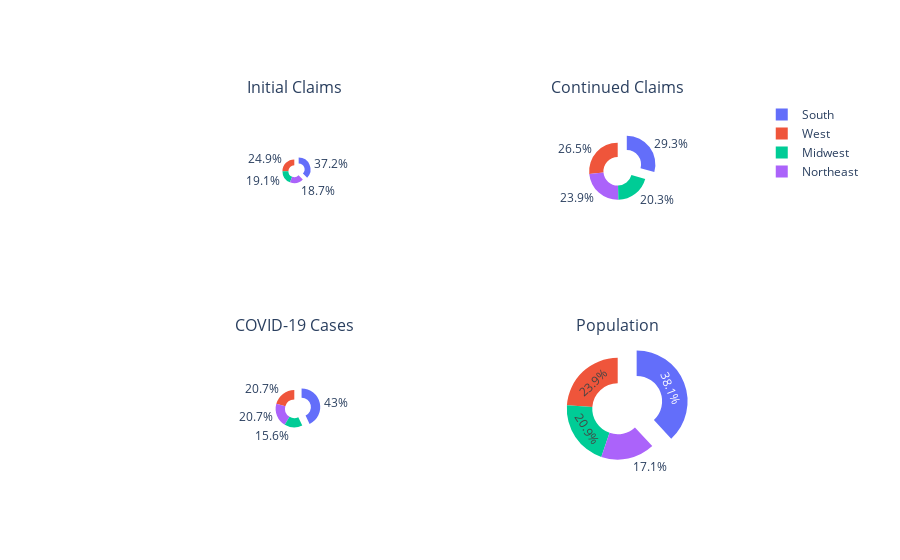

Notebook cell for this chart:
### Markdown cell above
## Initial claims vs continued claims vs Covid-19 cases vs  population - by region
DISCLAIMER: Initial and continued claims, and COVID-19 Cases have been scaled up *10 in the pie chart below because they were too small in comparison with the population.

### Code cell
data = df_statewise
#data = data[data['statename']=='California']

fig=make_subplots(rows=2,cols=2,
                 subplot_titles = ['Initial Claims','Continued Claims','COVID-19 Cases','Population'],
                 specs=[[{'type':'domain'}, {'type':'domain'}],[{'type':'domain'},{'type':'domain'}]])



fig.add_trace(go.Pie(labels=data['Region'],
                    values=data['Initial Claims']*10,name="Initial Cliams",scalegroup='one',pull=[0.4, 0, 0, 0],
                    hole=.5),1,1)
fig.add_trace(go.Pie(labels=data['Region'],
                    values=data['Continued Claims']*10,name="Conitued Claims",scalegroup='one',pull=[0.4, 0, 0, 0],
                    hole=.5),1,2)
fig.add_trace(go.Pie(labels=data['Region'],
                    values=data['cases']*10,name="COVID-19 Cases",scalegroup='one',pull=[0.4, 0, 0, 0],
                    hole=.5),2,1)
fig.add_trace(go.Pie(labels=data['Region'],
                    values=data['population'],name="Population",scalegroup='one',pull=[0.4, 0, 0, 0],
                    hole=.5),2,2)


fig.update_layout(height=700)
fig.show()

#fig.print_grid()

### Figure 1 — Plotly figure (JSON) as saved in the notebook; plotly's stock layout.template omitted (floating-point values rounded to 4 significant figures)
{"data": [{"domain": {"x": [0, 0.45], "y": [0.625, 1]}, "hole": 0.5, "labels": ["South", "West", "West", "South", "West", "West", "Northeast", "South", "South", "South", "West", "West", "Midwest", "Midwest", "Midwest", "Midwest", "South", "South", "Northeast", "South", "Northeast", "Midwest", "Midwest", "South", "Midwest", "West", "Midwest", "West", "Northeast", "Northeast", "West", "Northeast", "South", "Midwest", "Midwest", "South", "West", "Northeast", "Northeast", "South", "Midwest", "South", "South", "West", "Northeast", "South", "West", "South", "Midwest", "West"], "name": "Initial Cliams", "pull": [0.4, 0, 0, 0], "scalegroup": "one", "type": "pie", "values": [245900.0, 58760.0, 293900.0, 113800.0, 2497000.0, 186200.0, 176700.0, 45970.0, 1157000.0, 1133000.0, 110400.0, 67980.0, 562800.0, 330000.0, 149500.0, 126600.0, 393600.0, 298700.0, 65860.0, 288600.0, 425700.0, 643100.0, 317900.0, 150300.0, 278300.0, 49180, 62200.0, 206900.0, 87070.0, 520515, 71850.0, 1169000.0, 442100.0, 31720.0, 569500.0, 297500.0, 209300.0, 775400.0, 72850.0, 255300.0, 21550.0, 257900.0, 1094000.0, 76230.0, 30610.0, 358000.0, 562400.0, 70260.0, 298500.0, 21220.0]}, {"domain": {"x": [0.55, 1], "y": [0.625, 1]}, "hole": 0.5, "labels": ["South", "West", "West", "South", "West", "West", "Northeast", "South", "South", "South", "West", "West", "Midwest", "Midwest", "Midwest", "Midwest", "South", "South", "Northeast", "South", "Northeast", "Midwest", "Midwest", "South", "Midwest", "West", "Midwest", "West", "Northeast", "Northeast", "West", "Northeast", "South", "Midwest", "Midwest", "South", "West", "Northeast", "Northeast", "South", "Midwest", "South", "South", "West", "Northeast", "South", "West", "South", "Midwest", "West"], "name": "Conitued Claims", "pull": [0.4, 0, 0, 0], "scalegroup": "one", "type": "pie", "values": [921480, 281600.0, 1143000.0, 617000.0, 16060000.0, 1304000.0, 1612000.0, 268000.0, 4111000.0, 3891000.0, 593100.0, 317300.0, 4115390, 1244000.0, 974200.0, 553500.0, 1179000.0, 1628000.0, 469800.0, 1345000.0, 3245000.0, 4556000.0, 2333000.0, 750200.0, 1323000.0, 322260, 357700.0, 1646000.0, 533500.0, 3420000.0, 545900.0, 9261000.0, 2759000.0, 190800.0, 3524000.0, 837600.0, 1456000.0, 5349000.0, 477035, 1178000.0, 116690, 1645000.0, 6609000.0, 475700.0, 281700.0, 1989000.0, 3104000.0, 524800.0, 1648000.0, 96430.0]}, {"domain": {"x": [0, 0.45], "y": [0, 0.375]}, "hole": 0.5, "labels": ["South", "West", "West", "South", "West", "West", "Northeast", "South", "South", "South", "West", "West", "Midwest", "Midwest", "Midwest", "Midwest", "South", "South", "Northeast", "South", "Northeast", "Midwest", "Midwest", "South", "Midwest", "West", "Midwest", "West", "Northeast", "Northeast", "West", "Northeast", "South", "Midwest", "Midwest", "South", "West", "Northeast", "Northeast", "South", "Midwest", "South", "South", "West", "Northeast", "South", "West", "South", "Midwest", "West"], "name": "COVID-19 Cases", "pull": [0.4, 0, 0, 0], "scalegroup": "one", "type": "pie", "values": [837820, 34400, 1683070, 409680, 4872950, 458690, 495400, 146020, 4514150, 1635470, 18420, 198100, 1769670, 659180, 432850, 271770, 294790, 1128870, 38660, 868460, 1166840, 890260, 529870, 558040, 476700, 36950, 255470, 459280, 65130, 1824750, 201360, 4183020, 1181000, 62310, 878930, 346050, 178050, 1149840, 188000, 858460, 86410, 981450, 4213430, 393370, 14060, 879930, 571570, 63260, 551190, 26280]}, {"domain": {"x": [0.55, 1], "y": [0, 0.375]}, "hole": 0.5, "labels": ["South", "West", "West", "South", "West", "West", "Northeast", "South", "South", "South", "West", "West", "Midwest", "Midwest", "Midwest", "Midwest", "South", "South", "Northeast", "South", "Northeast", "Midwest", "Midwest", "South", "Midwest", "West", "Midwest", "West", "Northeast", "Northeast", "West", "Northeast", "South", "Midwest", "Midwest", "South", "West", "Northeast", "Northeast", "South", "Midwest", "South", "South", "West", "Northeast", "South", "West", "South", "Midwest", "West"], "name": "Population", "pull": [0.4, 0, 0, 0], "scalegroup": "one", "type": "pie", "values": [4903185, 731545, 7278717, 3017804, 39512223, 5758736, 3565287, 973764, 21477737, 10617423, 1415872, 1787065, 12671821, 6732219, 3155070, 2913314, 4467673, 4648794, 1344212, 6045680, 6892503, 9986857, 5639632, 2976149, 6137428, 1068778, 1934408, 3080156, 1359711, 8882190, 2096829, 19453561, 10488084, 762062, 11689100, 3956971, 4217737, 12801989, 1059361, 5148714, 884659, 6829174, 28995881, 3205958, 623989, 8535519, 7614893, 1792147, 5822434, 578759]}], "layout": {"annotations": [{"font": {"size": 16}, "showarrow": false, "text": "Initial Claims", "x": 0.225, "xanchor": "center", "xref": "paper", "y": 1, "yanchor": "bottom", "yref": "paper"}, {"font": {"size": 16}, "showarrow": false, "text": "Continued Claims", "x": 0.775, "xanchor": "center", "xref": "paper", "y": 1, "yanchor": "bottom", "yref": "paper"}, {"font": {"size": 16}, "showarrow": false, "text": "COVID-19 Cases", "x": 0.225, "xanchor": "center", "xref": "paper", "y": 0.375, "yanchor": "bottom", "yref": "paper"}, {"font": {"size": 16}, "showarrow": false, "text": "Population", "x": 0.775, "xanchor": "center", "xref": "paper", "y": 0.375, "yanchor": "bottom", "yref": "paper"}], "autosize": true}}
